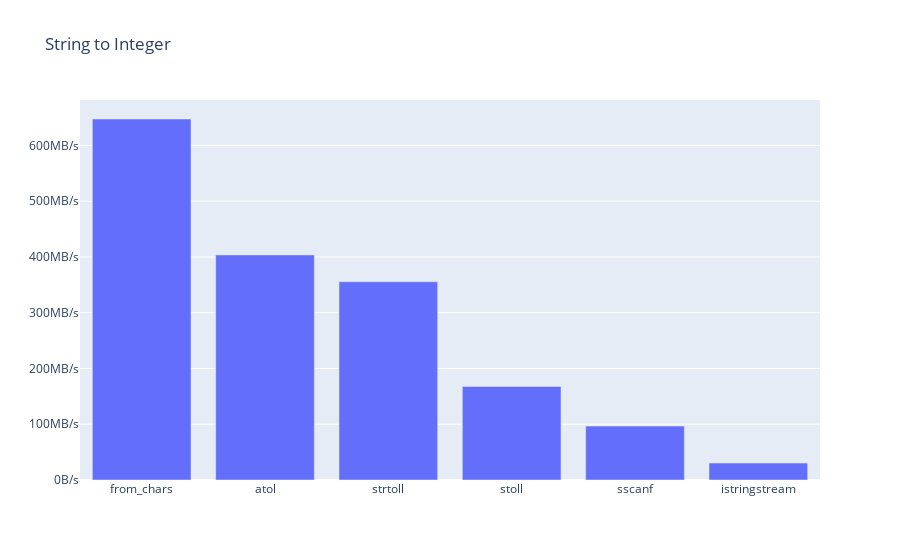

The code cell stored with this chart in its notebook:
### Code cell
fig = px.bar(df[df.Group=="IntFieldParse"], x='Variant', y='bytes_per_second', title="String to Integer")
fig.update_layout(
    yaxis = dict(
        title=None,
        ticksuffix = 'B/s',
    ),
    xaxis = dict(title=None)
)
fig.show()

### Figure 1 — Plotly figure (JSON) as saved in the notebook; plotly's stock layout.template omitted (floating-point values rounded to 4 significant figures)
{"data": [{"alignmentgroup": "True", "hovertemplate": "Variant=%{x}<br>bytes_per_second=%{y}<extra></extra>", "legendgroup": "", "marker": {"color": "#636efa", "pattern": {"shape": ""}}, "name": "", "offsetgroup": "", "orientation": "v", "showlegend": false, "textposition": "auto", "x": ["from_chars", "atol", "strtoll", "stoll", "sscanf", "istringstream"], "xaxis": "x", "y": [647400000.0, 403700000.0, 355500000.0, 167700000.0, 96670000.0, 30380000.0], "yaxis": "y", "type": "bar"}], "layout": {"xaxis": {"anchor": "y", "domain": [0.0, 1.0], "title": {}}, "yaxis": {"anchor": "x", "domain": [0.0, 1.0], "title": {}, "ticksuffix": "B/s"}, "legend": {"tracegroupgap": 0}, "title": {"text": "String to Integer"}, "barmode": "relative"}}
